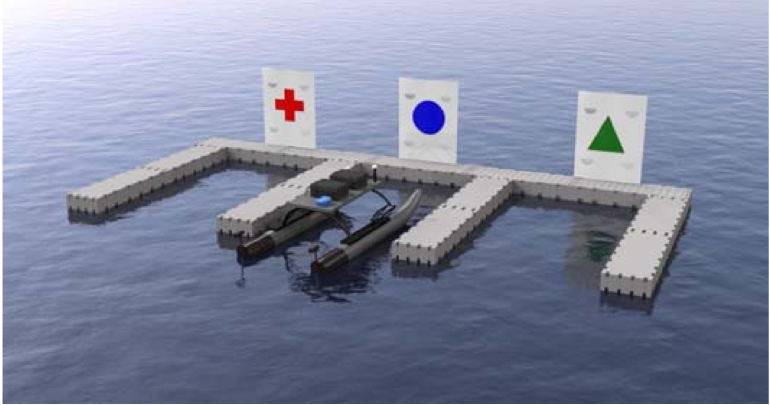
#> input picture Docks/Docks.png, 1540 x 809 px (shown at 1/2 size)
$ python detect_shapes.py --image ../Docks.png   (older library calls are emulated)
#> lines starting #> are read from the running program, lines starting #| are printed output that depends on the picture; after the words box and inside, x2 and y2 are one past the last pixel; in counts of white or black regions, pixels touching at a corner belong together
### Docks/Shapes/shapedetector.py
# import shit
import cv2

class ShapeDetector:
	def __init__(self):
		pass

	def detect(self, c):
		# initialize the shape name and approximate the contour
		shape = "undefined"
		peri = cv2.arcLength(c, True)
		approx = cv2.approxPolyDP(c, 0.04 * peri, True)

		# Triangle
		if len(approx) == 3:
			shape = "triangle"

		# Square or rectangle
		elif len(approx) == 4:
			# compute the bounding box of contour
			# and use it to compute aspect ratio
			(x, y, w, h) = cv2.boundingRect(approx)
			ar = w / float(h)

			# a square will have equal aspect ratio
			shape = "square" if ar >= 0.95 and ar <= 1.05 else "rectangle"

		# Pentagon
		elif len(approx) == 5:
			shape = "pentagon"

		# Cruciform
		elif len(approx) == 12:
			shape = "cruciform"

		# assume circle
		else:
			shape = "circle"

		# return shape name
		return shape

### Docks/Shapes/detect_shapes.py
# import shit
from shapedetector import ShapeDetector
import argparse
import imutils
import cv2

# construct argument parse and parse said arguement
ap = argparse.ArgumentParser()
ap.add_argument("-i", "--image", required = True,
	help = "path to the input image")
args = vars(ap.parse_args())

# load the image and resize it
image = cv2.imread(args["image"])
#> image is the input picture: shape (809, 1540, 3); mean B, G, R 160.6, 136.9, 130.2
resized = imutils.resize(image, width = 300)
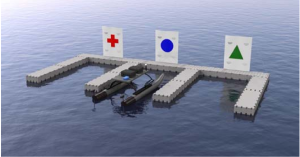
#> resized: shape (157, 300, 3); mean B, G, R 160.6, 136.9, 130.2
ratio = image.shape[0] / float(resized.shape[0])
#> ratio = 5.15

# convert the resized image to grayscale, blur, and threshold it
gray = cv2.cvtColor(resized, cv2.COLOR_BGR2GRAY)
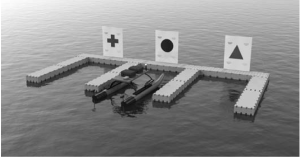
#> gray: shape (157, 300); min 12, max 255, mean 137.5
blurred = cv2.GaussianBlur(gray, (5, 5), 0)
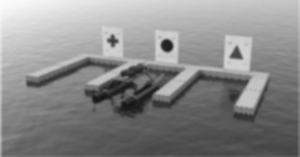
#> blurred: shape (157, 300); min 22, max 254, mean 137.3
thresh = cv2.threshold(blurred, 60, 255, cv2.THRESH_BINARY)[1]
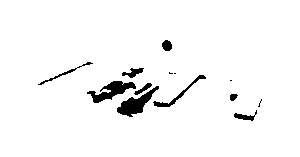
#> thresh: shape (157, 300); 96.4% white; 13 black regions (4 under 20 px)

# find contours in thresholded image and initialize shape detector
cnts = cv2.findContours(thresh.copy(), cv2.RETR_EXTERNAL,
	cv2.CHAIN_APPROX_SIMPLE)
#> cnts = 1 contour; box (x1, y1, x2, y2) and area: (0, 0, 300, 157) 46644
cnts = cnts[0] if imutils.is_cv2() else cnts[1]
#> cnts = [[[0, 0], [0, 156], [299, 156], [299, 0]]]
sd = ShapeDetector()

# loop over contours
for c in cnts:
	# compute center, detect name of shape
	M = cv2.moments(c)
	cX = int((M["m10"] / M["m00"]) * ratio)
	cY = int((M["m01"] / M["m00"]) * ratio)
	shape = sd.detect(c)

	# multiply the contour (x, y)-coordinates by the resize ratio,
	# then draw the contours and nape of the shapes
	c = c.astype("float")
	c *= ratio
	c = c.astype("int")
	cv2.drawContours(image, [c], -1, (0, 255, 0), 2)
	cv2.putText(image, shape, (cX, cY), cv2.FONT_HERSHEY_SIMPLEX,
		0.5, (255, 255, 255), 2)
#> this loop made 1 pass
#> (c, cX, cY, shape, peri in detect, approx in detect, x in detect, y in detect) on pass 1: ([[0, 0], [0, 803], [1540, 803], [1540, 0]], 770, 401, 'rectangle', 910, [[0, 0], [0, 156], [299, 156], [299, 0]], 0, 0)
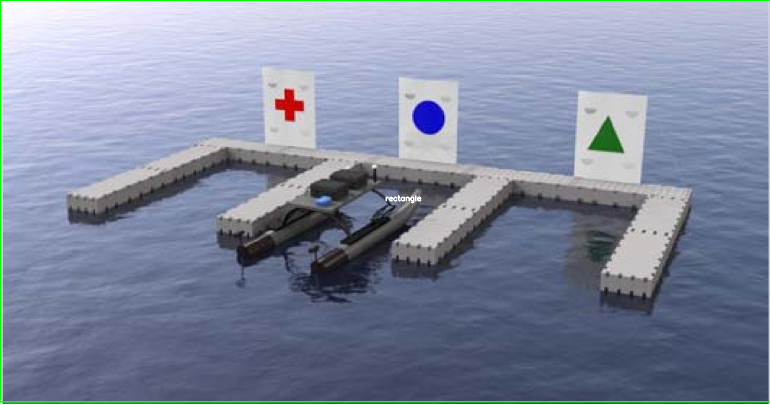
#> image: shape (809, 1540, 3) (shown at 1/2 size); 0.85% of pixels changed, all inside (x1, y1, x2, y2) = (0, 0, 1540, 805)

# show image
cv2.imshow("Image", image)
cv2.waitKey(0)
